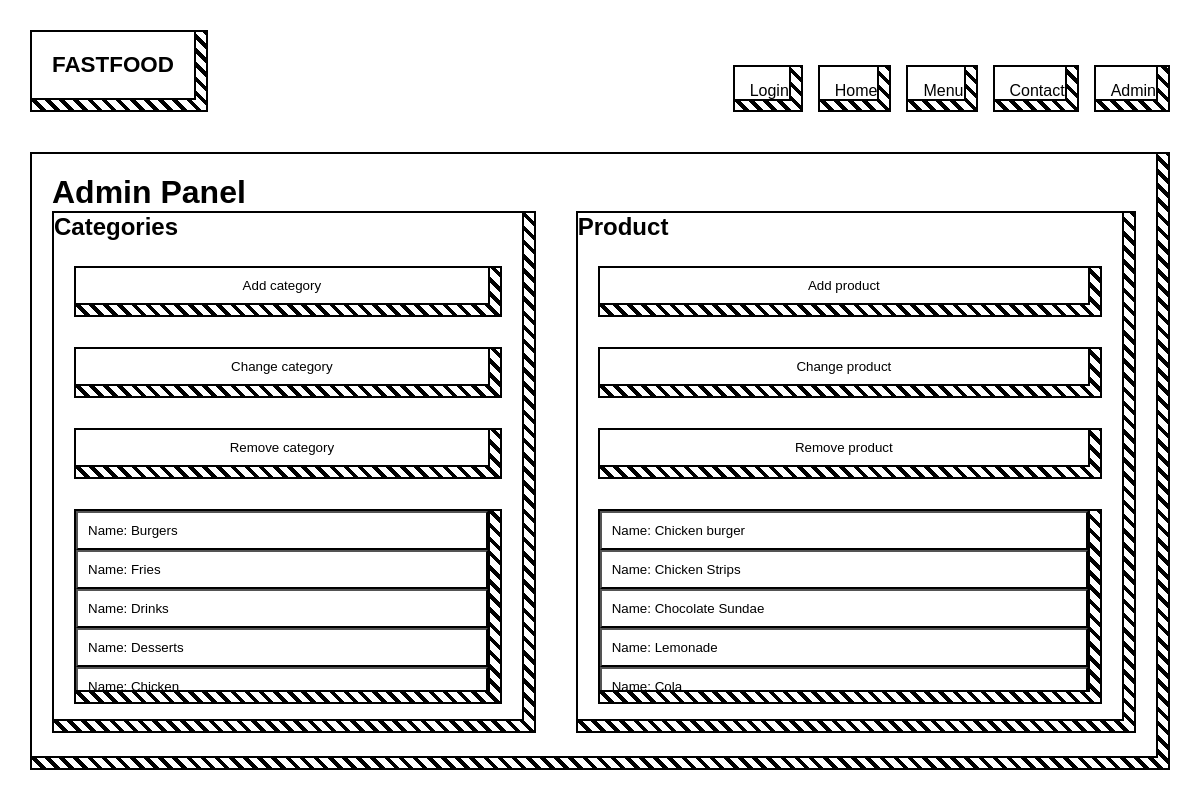
Screenshot of /admin.php (signed in) with the database file from the repository.
### tables this page shows
CREATE TABLE `category` (
  `id` int NOT NULL,
  `name` varchar(30) NOT NULL,
  `image` varchar(255) NOT NULL
);

CREATE TABLE `product` (
  `id` int NOT NULL,
  `name` varchar(30) NOT NULL,
  `info` text NOT NULL,
  `price` decimal(10,2) NOT NULL,
  `category_id` int NOT NULL,
  `bought` int NOT NULL
);

### html/admin.php (the view, shortened to what this page needs)
<?php
include_once("php/loadDB.php");
?>
<!DOCTYPE html>
<html lang="en">
<head>
    <link rel="stylesheet" href="css/styles.css">
</head>
<body>
    <?php
    include_once("phpAsHtml/header.php");
    ?>
    <main class="admin-main stripe-shadow">
        <div class="admin-content box-content box-shadow">
            <h1>Admin Panel</h1>
            <div class="sections">
                <div class="stripe-shadow stripe-maximal">
                    <div class="admin-section box-content box-shadow">
                        <h2>Categories</h2>
                        <div class="stripe-shadow margin-container">
                            <button id="add-category-btn" onclick='addMode("add-category")'
                                class="admin-btn box-content box-shadow">Add category
                            </button>
                        </div>
                        <div class="stripe-shadow margin-container">
                            <button id="Change-category-btn" onclick='changeMode("change-category")'
                                class="admin-btn box-content box-shadow">Change category
                            </button>
                        </div>
                        <div class="stripe-shadow margin-container">
                            <button id="Remove-category-btn" onclick='removeMode("remove-category")'
                                class="admin-btn box-content box-shadow">Remove category
                            </button>
                        </div>
                        <div class="stripe-shadow margin-container list-container">
                            <div id="categories-list" class="box-content box-shadow">
                                <?php
                                $stmt = $pdo->query("SELECT * FROM category");
                                $categories = $stmt->fetchAll(PDO::FETCH_ASSOC);
                                foreach ($categories as $category) {
                                    ?>
                                    <div>
                                        <input type="submit" class="submit-btn" id="category-<?= $category['id']; ?>" name="category"
                                            value="<?= "Name: " . htmlspecialchars($category['name']); ?>">
                                    </div><?php
                                }
                                ?>
                            </div>
                        </div>
                    </div>
                </div>
                <div class="stripe-shadow stripe-maximal">
                    <div class="admin-section box-content box-shadow">
                        <h2> Product</h2>
                        <div class="stripe-shadow margin-container">
                            <button id="add-product-btn" onclick='addMode("add-product")'
                                class="admin-btn box-content box-shadow">Add
                                product</button>
                        </div>
                        <div class="stripe-shadow margin-container">
                            <button id="Change-product-btn" onclick='changeMode("change-product")'
                                class="admin-btn box-content box-shadow">Change
                                product</button>
                        </div>
                        <div class="stripe-shadow margin-container">
                            <button id="Remove-product-btn" onclick='addMode("remove-product")'
                                class="admin-btn box-content box-shadow">Remove
                                product</button>
                        </div>
                        <div class="stripe-shadow margin-container list-container">
                            <div id="products-list" class="box-content box-shadow">
                                <?php
                                $stmt = $pdo->query("SELECT * FROM product ORDER by id desc");
                                $products = $stmt->fetchAll(PDO::FETCH_ASSOC);
                                foreach ($products as $product) {
                                    ?>
                                    <div>
                                        <input type="submit" class="submit-btn" id="product-<?= $product['id']; ?>" name="product"
                                            value="<?= "Name: " . htmlspecialchars($product['name']); ?>">
                                    </div>
                                    <?php
                                }
                                ?>
                            </div>
                        </div>
                    </div>
                </div>
            </div>
        </div>
    </main>
</body>

### html/phpAsHtml/header.php
<header class="header">
       <div class="stripe-shadow">
           <div class="logo box-shadow box-content">FASTFOOD</div>
       </div>
       <nav class="header-nav">
           <div class="stripe-shadow nav">
               <a id="login-link" class="box-shadow box-content" href="#">Login</a>
           </div>
           <div class="stripe-shadow nav">
               <a class="box-shadow box-content" href="index.php">Home</a>
           </div>
           <div class="stripe-shadow nav">
               <a class="box-shadow box-content" href="menu.php">Menu</a>
           </div>
           <div class="stripe-shadow nav">
               <a class="box-shadow box-content" href="contact.php">Contact</a>
           </div>
           <?php
           if (isset($_SESSION["isAdmin"]) && $_SESSION["isAdmin"] == 1) {
               echo '<div class="stripe-shadow nav">
                           <a class="box-shadow box-content" href="admin.php">Admin</a>
                         </div>';
           }
           ?>
       </nav>
   </header>

### html/css/styles.css (style rules this page uses)
* { box-sizing: border-box; margin: 0; padding: 0; font-family: "DynaPuff", Arial, sans-serif; }
html, body { height: 100%; overflow: hidden; }
body { padding: 30px; background: white; color: black; display: flex; flex-direction: column; gap: 40px; min-height: 0; }
main { display: flex; flex-direction: column; flex: 1 1 auto; gap: 40px; min-height: 0; }
.box-shadow { background: white; border: 2px solid transparent; border-image: repeating-linear-gradient(45deg, white 0 6px, black 6px 10px) 1; position: relative; }
.stripe-shadow { position: relative; padding-right: 12px; padding-bottom: 12px; }
.stripe-shadow::after { content: ""; position: absolute; inset: 0; border-radius: inherit; border: 2px solid black; background: repeating-linear-gradient(45deg, white 0 6px, black 6px 10px); z-index: 0; }
.stripe-maximal { height: 100%; flex: 1 1 auto; min-height: 0; display: flex; flex-direction: column; }
.stripe-shadow>.box-content, .stripe-shadow>.category, .stripe-shadow>.product, .stripe-shadow>.cart, .stripe-shadow>.hero, .stripe-shadow>.add, .stripe-shadow>.logo { background: white; border: 2px solid black; z-index: 1; }
.stripe-shadow { isolation: isolate; }
.header { display: flex; justify-content: space-between; align-items: center; flex: 0 0 auto; }
.logo { padding: 20px; font-weight: bold; font-size: 1.4rem; }
.header-nav { display: flex; gap: 15px; height: 100%; align-items: end; }
.header-nav a { padding-left: 15px; padding-top: 15px; text-decoration: none; color: black; }
.nav { height: min-content; padding-top: 17px; }
.admin-content { gap: 40px; padding: 20px; height: 100%; }
.sections { display: flex; width: 100%; flex-direction: row; justify-content: space-between; gap: 40px; height: calc(100% - 40px); }
.admin-section { flex: 1 1 auto; width: auto; height: 100%; display: flex; flex-direction: column; gap: 20px; }
.admin-btn { padding: 10px; width: 100%; cursor: pointer; }
.margin-container { margin: 5px 20px; }
#categories-list, #products-list { display: flex; flex-direction: column; border-radius: inherit; overflow-y: auto; overflow-x: hidden; height: 100%; }
#categories-list div, #products-list div { display: flex; justify-content: space-between; }
.list-container { margin-bottom: 15px; flex: 1 1 auto; min-height: 0; }
.submit-btn { padding: 10px; width: 100%; text-align: left; background-color: transparent; cursor: pointer; }

### rows the page displays
category: category "Name: Burgers"
category: category "Name: Fries"
category: category "Name: Drinks"
category: category "Name: Desserts"
category: category "Name: Chicken"
product: product "Name: Chicken burger"
product: product "Name: Chicken Strips"
product: product "Name: Chocolate Sundae"
product: product "Name: Lemonade"
product: product "Name: Cola"
